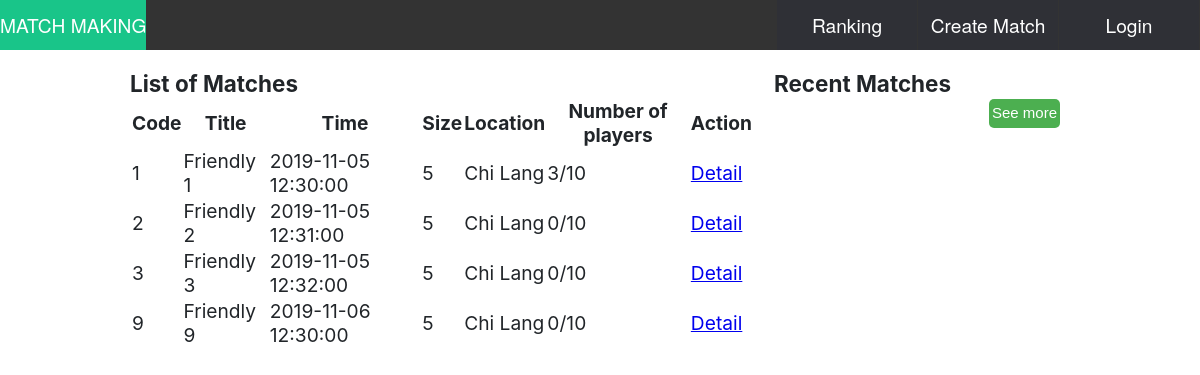
Page /home on the earlier database version.
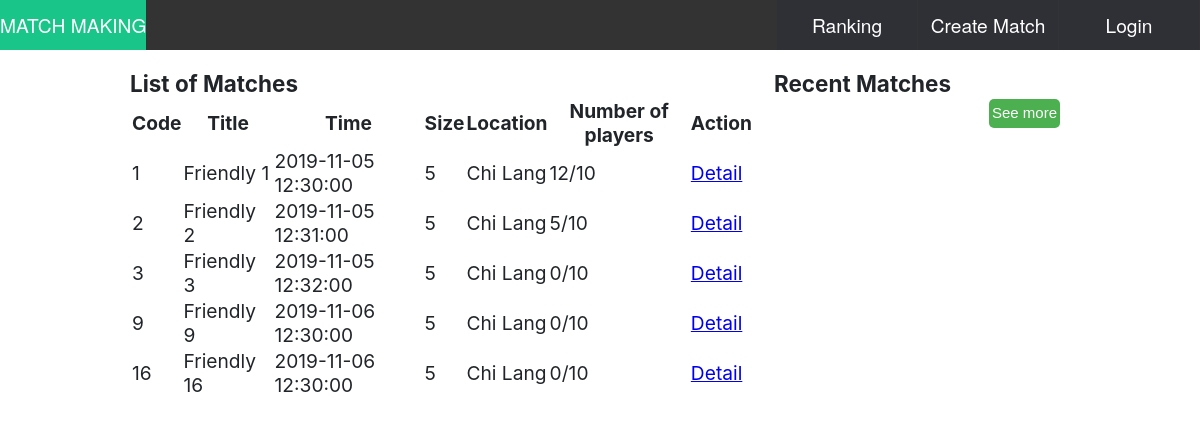
Same page on the later database version.
### tables this page shows
CREATE TABLE matches
(
  match_id int NOT NULL AUTO_INCREMENT,
  title varchar (255),
  kind int default 5,
  startTime datetime,
  createdTime datetime,
  scoreA int default 0,
  scoreB int default 0,
  status int default 0,
  loc varchar (255),
  player_id varchar (20),
  primary key (match_id)
);

### home/index.php (the view, shortened to what this page needs)
<!DOCTYPE html>
<html lang="en">
<head>
  <link rel="stylesheet" type="text/css" href="../stylesheets/style.css">
  <link rel="stylesheet" type="text/css" href="index.css">
</head>
<body>
    <?php include('../common/header.php'); ?>
    <div class="container">
    <div class="row">
        <div class="column1">
            <h3>List of Matches</h3>
            <?php
                require_once "../dbConfig.php";
                $sql = "SELECT m.title, m.match_id, m.kind, m.startTime, m.scoreA, m.scoreB, m.status, m.loc, m.player_id, m.createdTime, count(d.player_id) as num FROM matches m LEFT OUTER JOIN detail d ON m.match_id = d.match_id WHERE startTime > CURRENT_TIMESTAMP group by match_id ORDER BY startTime ASC";
                if($result = mysqli_query($link, $sql)){
                    if(mysqli_num_rows($result) > 0){
                        echo "<table class='matches'>";
                            echo "<thead>";
                                echo "<tr>";
                                    echo "<th>Code</th>";
                                    echo "<th>Title</th>";
                                    echo "<th>Time</th>";
                                    echo "<th>Size</th>";
                                    echo "<th>Location</th>";
                                    echo "<th>Number of players</th>";
                                    echo "<th>Action</th>";
                                echo "</tr>";
                            echo "</thead>";
                            echo "<tbody>";
                            while($row = mysqli_fetch_array($result)){
                                echo "<tr>";
                                    echo "<td>" . $row['match_id']  . "</td>";
                                    echo "<td>" . $row['title']     . "</td>";
                                    echo "<td>" . $row['startTime'] . "</td>";
                                    echo "<td>" . $row['kind']      . "</td>";
                                    echo "<td>" . $row['loc']       . "</td>";
                                    echo "<td>" . $row['num']."/".($row['kind']*2)."</td>";
                                    echo "<td>";
                                        echo "<a href='/matchup/match_detail/index.php?id=". $row['match_id'] ."' title='View Record' data-toggle='tooltip'>Detail</a>";
                                    echo "</td>";
                                echo "</tr>";
                            }
                            echo "</tbody>";
                        echo "</table>";
                    } else{
                        echo "<p class='lead'><em>No records were found.</em></p>";
                    }
                } else{
                    echo "ERROR: Could not able to execute $sql. " . mysqli_error($link);
                }
                ?>
        </div>
        <div class="column2">
            <h3>Recent Matches</h3>
            <button id='loadMore' class='btn' style='padding:3px; margin: 2px; float: right;' type='submit' value='Submit' >See more</button>
        </div>
    </div>
</body>
</html>

Differences in the rows shown:
computed for matches "Friendly 1": num "3" → "12"
computed for matches "Friendly 2": num "0" → "5"
added matches: match_id "16", title "Friendly 16", startTime "2019-11-06 12:30:00", kind "5", loc "Chi Lang", num "0", $row['kind']*2 "10"
